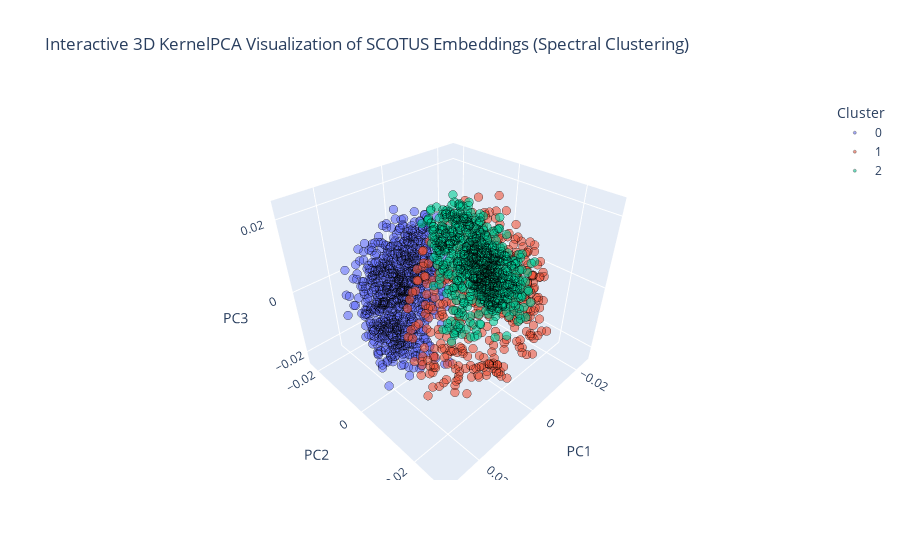

The notebook cell this image was saved under:
### Code cell
import numpy as np
import plotly.express as px
import pandas as pd
from sklearn.decomposition import KernelPCA
from sklearn.cluster import SpectralClustering

# Load embeddings
output_path = "/home/maria/Downloads/scotus_embeddings.npy"
embeddings = np.load(output_path)[:2000]

# Apply Kernel PCA for nonlinear dimensionality reduction
kpca = KernelPCA(n_components=3, kernel='sigmoid', gamma=0.01)  # You can tweak gamma for better separation
kpca_result_ = kpca.fit_transform(embeddings)  # Taking first 2000 points for better visualization

# Perform Spectral Clustering
num_clusters = 3 # Change if needed
clustering = SpectralClustering(n_clusters=num_clusters, affinity='nearest_neighbors', assign_labels='kmeans', random_state=42)
cluster_labels = clustering.fit_predict(kpca_result_)

# Convert to DataFrame
df = pd.DataFrame(kpca_result_, columns=["PC1", "PC2", "PC3"])
df["Cluster"] = cluster_labels.astype(str)  # Convert to string for categorical coloring

# Plot interactive 3D scatter plot
fig = px.scatter_3d(df, x="PC1", y="PC2", z="PC3", opacity=0.6, 
                     title="Interactive 3D KernelPCA Visualization of SCOTUS Embeddings (Spectral Clustering)",
                     color=df["Cluster"])

fig.update_traces(marker=dict(size=3, line=dict(width=0.5, color="black")))
fig.show()

### Figure 1 — Plotly figure (JSON) as saved in the notebook; plotly's stock layout.template omitted (floating-point values rounded to 4 significant figures; data arrays with more than 128 entries replaced by an {"elided": "..."} marker saying what was removed)
{"data": [{"hovertemplate": "Cluster=0<br>PC1=%{x}<br>PC2=%{y}<br>PC3=%{z}<extra></extra>", "legendgroup": "0", "marker": {"color": "#636efa", "line": {"color": "black", "width": 0.5}, "opacity": 0.6, "size": 3, "symbol": "circle"}, "mode": "markers", "name": "0", "scene": "scene", "showlegend": true, "type": "scatter3d", "x": {"elided": "812 float values"}, "y": {"elided": "812 float values"}, "z": {"elided": "812 float values"}}, {"hovertemplate": "Cluster=1<br>PC1=%{x}<br>PC2=%{y}<br>PC3=%{z}<extra></extra>", "legendgroup": "1", "marker": {"color": "#EF553B", "line": {"color": "black", "width": 0.5}, "opacity": 0.6, "size": 3, "symbol": "circle"}, "mode": "markers", "name": "1", "scene": "scene", "showlegend": true, "type": "scatter3d", "x": {"elided": "465 float values"}, "y": {"elided": "465 float values"}, "z": {"elided": "465 float values"}}, {"hovertemplate": "Cluster=2<br>PC1=%{x}<br>PC2=%{y}<br>PC3=%{z}<extra></extra>", "legendgroup": "2", "marker": {"color": "#00cc96", "line": {"color": "black", "width": 0.5}, "opacity": 0.6, "size": 3, "symbol": "circle"}, "mode": "markers", "name": "2", "scene": "scene", "showlegend": true, "type": "scatter3d", "x": {"elided": "723 float values"}, "y": {"elided": "723 float values"}, "z": {"elided": "723 float values"}}], "layout": {"legend": {"title": {"text": "Cluster"}, "tracegroupgap": 0}, "scene": {"domain": {"x": [0, 1], "y": [0, 1]}, "xaxis": {"title": {"text": "PC1"}}, "yaxis": {"title": {"text": "PC2"}}, "zaxis": {"title": {"text": "PC3"}}}, "title": {"text": "Interactive 3D KernelPCA Visualization of SCOTUS Embeddings (Spectral Clustering)"}}}
